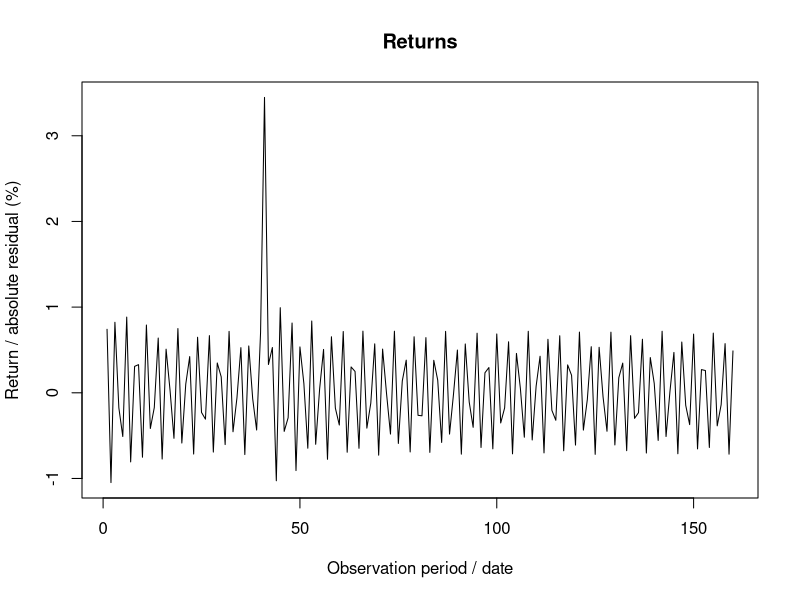

Reproduce this figure in R.
# 合成教学数据，非真实市场行情; source is not independently verified
# Simple returns, decimal; one observation period, no automatic annualization.
R <- c(0.007412163339544217,
 -0.010482472146455321,
 0.008230851250901908,
 -0.0017544755294552758,
 -0.0051058979531225955,
 0.008836480819329084,
 -0.008069460912111217,
 0.003083159580684499,
 0.003283682466898781,
 -0.0075217265370117,
 0.007909726145666481,
 -0.004167708599150859,
 -0.001731318295021438,
 0.006388502107881307,
 -0.007733818897379609,
 0.005089088457663708,
 0.00031660889609970736,
 -0.005315970047409268,
 0.00749574337347355,
 -0.005864481814017135,
 0.0010212681270710146,
 0.004225548099663988,
 -0.007152192498396882,
 0.006481401262769117,
 -0.0022927510716643797,
 -0.003077880045171515,
 0.006674051240871524,
 -0.006920236601272181,
 0.003478987279705359,
 0.0018642368677680944,
 -0.006046998470411728,
 0.007165424552913003,
 -0.004548237896337581,
 -0.0005982444754874664,
 0.005268568505368928,
 -0.0072090948011840576,
 0.00546696573361081,
 -0.0006908037577509802,
 -0.004345435689627863,
 0.007050835956111483,
 0.03447608466288317,
 0.003301594174389433,
 0.005282395452769607,
 -0.010268848468377317,
 0.009932058247289648,
 -0.00450652991046329,
 -0.0029171279251399575,
 0.00814258032089669,
 -0.009079130905087508,
 0.00535382966147253,
 0.0010856325837020175,
 -0.006471637120770416,
 0.008378022193971628,
 -0.006010646691100449,
 0.00043942435901772196,
 0.0050603356148808554,
 -0.007762114248084521,
 0.006538947033129491,
 -0.0017889718539344764,
 -0.003762778766087461,
 0.007151322725917699,
 -0.00694076815747988,
 0.0030169107917315924,
 0.0024909111907596574,
 -0.006481107440425808,
 0.00719563687306754,
 -0.004127918570701305,
 -0.001206536196759826,
 0.005710719252532805,
 -0.007282237362592627,
 0.005102369570066203,
 -0.00009201976673746681,
 -0.004820937562954273,
 0.007186938964516124,
 -0.005913595604836681,
 0.0013824950407694218,
 0.0038094046683057768,
 -0.006904983937354061,
 0.006537770362466678,
 -0.0026289643002737288,
 -0.0026870279154288437,
 0.006438836835791205,
 -0.0069584014600299815,
 0.0037899877142431597,
 0.001475860979018049,
 -0.005796203922550201,
 0.007167389088249899,
 -0.0048249492290639425,
 -0.00020761066526904783,
 0.004988840263940824,
 -0.00716415273385324,
 0.005698646944657227,
 -0.0010782225839002417,
 -0.004032457300768834,
 0.00695390699982955,
 -0.006384106010432133,
 0.002337111711267952,
 0.002947548984118106,
 -0.006545864314732809,
 0.0068636946258373915,
 -0.0035231003641641658,
 -0.0017605931320347054,
 0.005951910846052656,
 -0.007128814405876396,
 0.0045926862609542264,
 0.000504867390092475,
 -0.005186088366495874,
 0.007178588130551282,
 -0.005508278686513892,
 0.0007798297945881697,
 0.00426499247500632,
 -0.007018039630858435,
 0.006240634280592247,
 -0.002048899445570233,
 -0.0032089442959864346,
 0.006656264321395065,
 -0.006769968710286935,
 0.003255925222913361,
 0.002043503676083573,
 -0.006105031251482009,
 0.007085774357063123,
 -0.004356305158781572,
 -0.0008006495539184436,
 0.005378136373773408,
 -0.007185631115096498,
 0.00531073881367242,
 -0.00048107655046283687,
 -0.004491651167385186,
 0.007073438798904378,
 -0.006087873333875894,
 0.0017578843783596738,
 0.0034649842949054047,
 -0.006757546217537926,
 0.006665699310064337,
 -0.0029834293192308073,
 -0.002322395839639031,
 0.006249223990400947,
 -0.007031636311538517,
 0.004112342018804895,
 0.0010943380582277922,
 -0.005561828929687306,
 0.007181536794691487,
 -0.005103807890430455,
 0.00018209779661739053,
 0.004710847441912495,
 -0.007118008987129756,
 0.005924452026342761,
 -0.0014641384521021266,
 -0.0037147929162654335,
 0.006848527625572845,
 -0.006550040666037566,
 0.0027057333940398776,
 0.0025966644742340776,
 -0.006383791460054556,
 0.006965858273499633,
 -0.003860954682430563,
 -0.001385394526064658,
 0.005736703957409584,
 -0.007165930834337918,
 0.004887636082955434)
B <- NULL
dates <- seq_along(R)
p <- list(omega=0.00001,
 a=0.12,
 b=0.82,
 gamma=0.06,
 kappa=0.2,
 mu=0,
 n=160,
 shock=4,
 lag=5,
 level=0.05,
 horizon=20,
 impact=0.03,
 weight=0.5,
 rho=0.3 )
n <- length(R)
stopifnot(n>=2,all(is.finite(R)),all(R>=-1))

varch <- function(e,lag) {
  n<-length(e);stopifnot(lag>=1,lag<=20,lag==floor(lag),n-lag>lag+2)
  scale<-mean(e^2);if(scale<=1e-24)stop("Degenerate residual variance")
  q<-e^2/scale;ids<-seq.int(lag+1,n);y<-q[ids]
  X<-cbind(1,sapply(seq_len(lag),function(j)q[ids-j]))
  if(qr(X,tol=1e-10)$rank<ncol(X)||sum((y-mean(y))^2)<1e-16*length(y))stop("Auxiliary regression rank deficient")
  fit<-lm.fit(X,y);r2<-max(0,min(1,1-sum(fit$residuals^2)/sum((y-mean(y))^2)))
  stat<-length(y)*r2;c(stat=stat,p=pchisq(stat,lag,lower.tail=FALSE),df=lag,n=length(y),r2=r2)
}


mu_hat <- mean(R)
e <- R-mu_hat
e2 <- e^2
lm_result <- tryCatch(varch(e,p$lag),error=function(e)list(error=conditionMessage(e)))
print(lm_result)

y <- R*100
plot(dates,y,type="l",xlab="Observation period / date",ylab="Return / absolute residual (%)",main="Returns")
